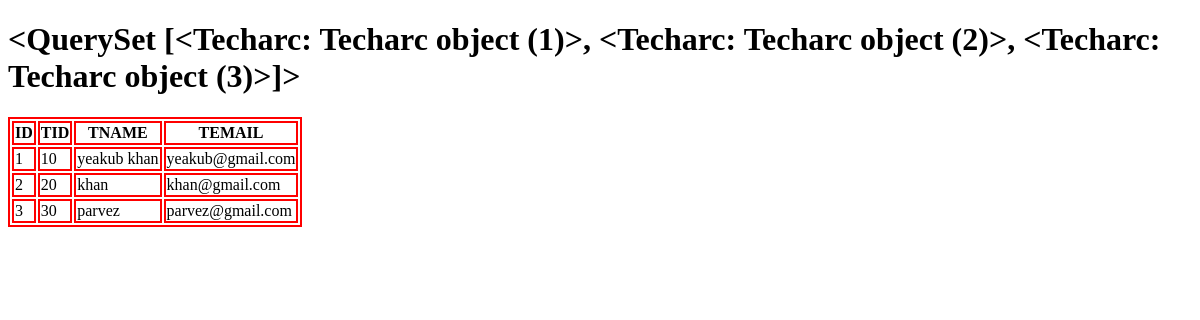
/about/t/, run on an earlier commit of the app's database.
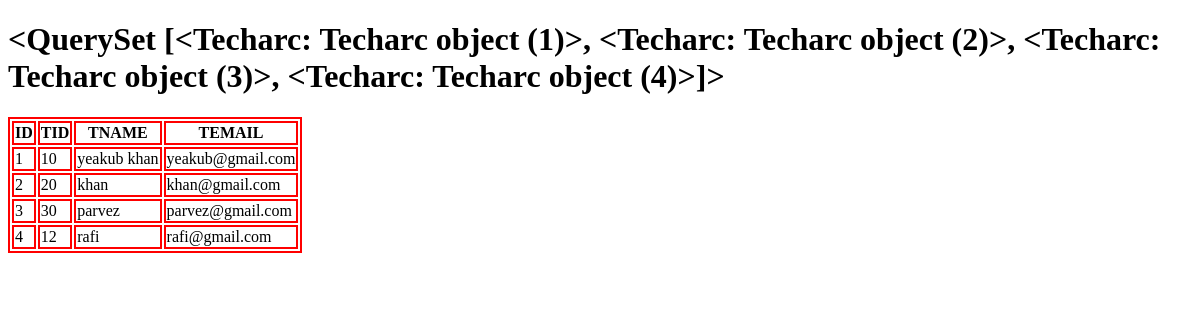
And on a later commit of the database.
### About_usa/models.py (models this page shows)
class Techarc(models.Model):
    tid = models.IntegerField()
    tname = models.CharField(max_length=40)
    temail = models.EmailField(max_length=30)

### About_usa/views.py (the view)
# urls.py: path('t/',views.tabele)
def tabele(request):
    teach = Techarc.objects.all()
    return render(request,'normal/t.html',{'thr':teach})

### templates/normal/t.html (shortened to what this page needs)
<!DOCTYPE html>
{% load static %}
<html lang="en">
<head>
    <link rel="stylesheet" href="{% static 't.css' %}">
</head>
<body>
    <h1>{{ thr }}</h1>
    {% if thr %}
    <Table>
        <tr>
            <th>ID</th>
            <th>TID</th>
            <th>TNAME</th>
            <th>TEMAIL</th>
        </tr>
        {% for th in thr %}
        <tr>
            <td>{{th.id}}</td>
            <td>{{th.tid}}</td>
            <td>{{th.tname}}</td>
            <td>{{th.temail}}</td>
        </tr>
        {% endfor %}
    </Table>
    {% endif %}
</body>
</html>

### static/t.css (style rules this page uses)
Table,th,td { border: 2px solid red; }

What changed in the data, as far as the page shows it:
computed for Techarc "yeakub khan": id "<QuerySet [<Techarc: Techarc object (1)>, <Techarc: Techarc object (2)>, <Techarc: Techarc object (3)>]>" → "<QuerySet [<Techarc: Techarc object (1)>, <Techarc: Techarc object (2)>, <Techarc: Techarc object (3)>, <Techarc: Techarc object (4)>]>"
added Techarc: id "4", tid "12", tname "rafi", temail "rafi@gmail.com"
